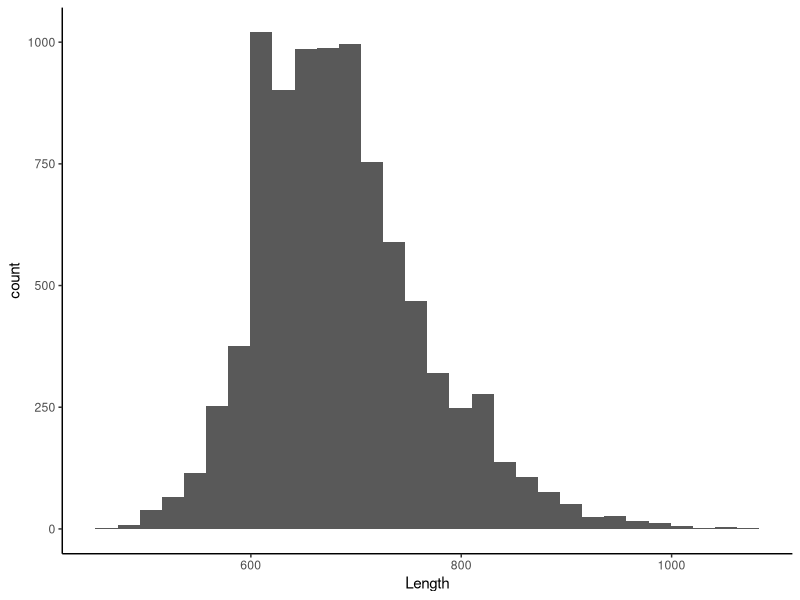
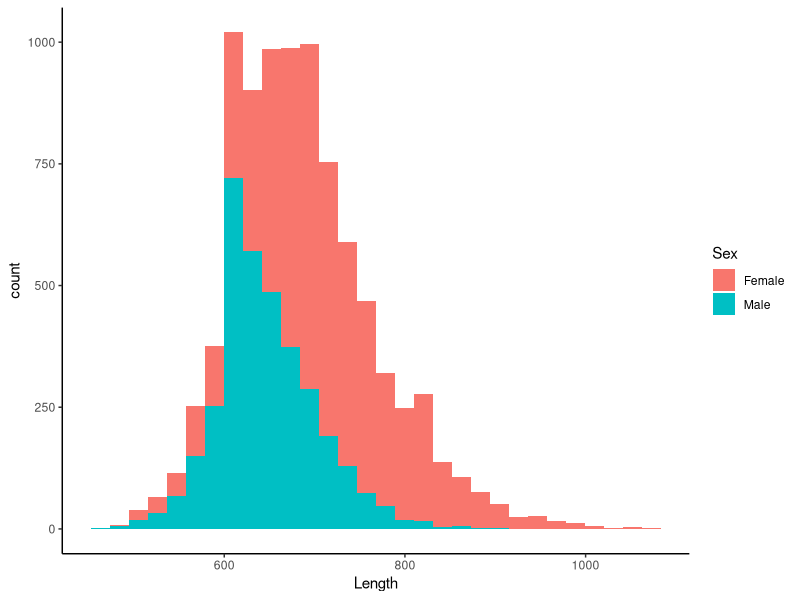
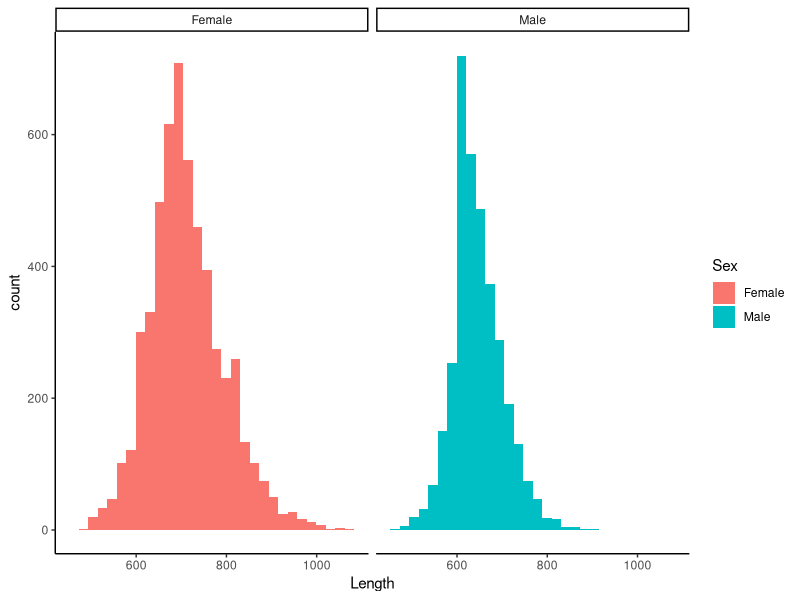
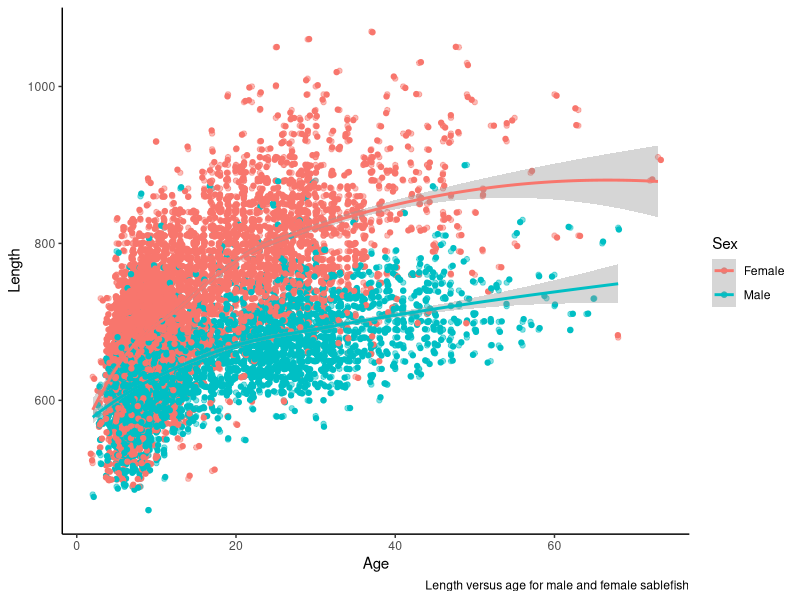
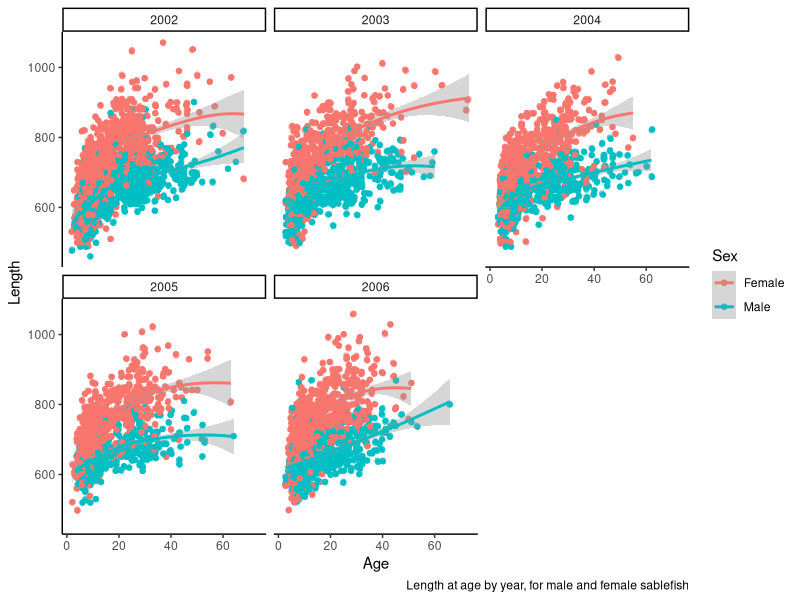
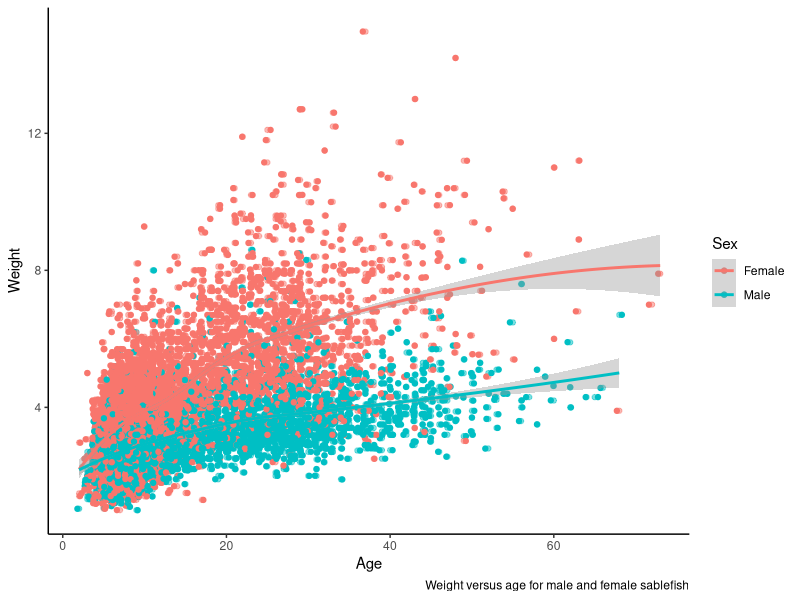
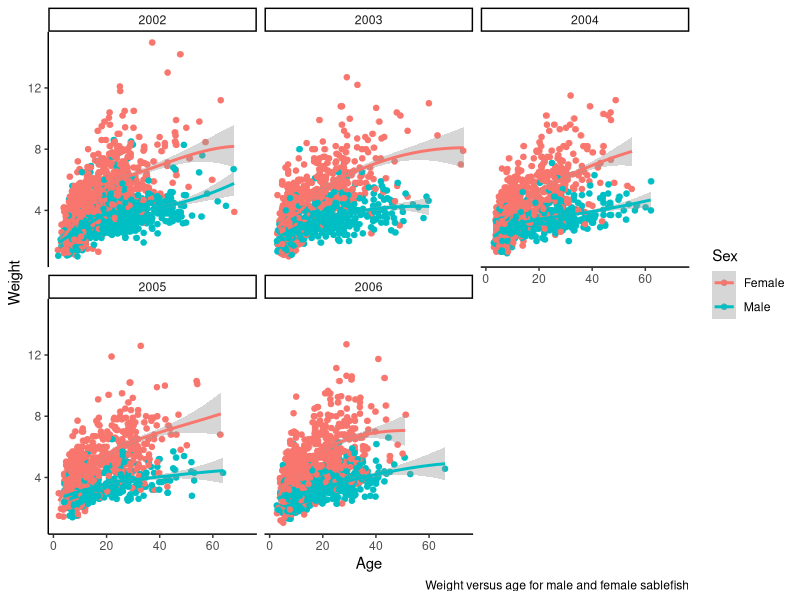
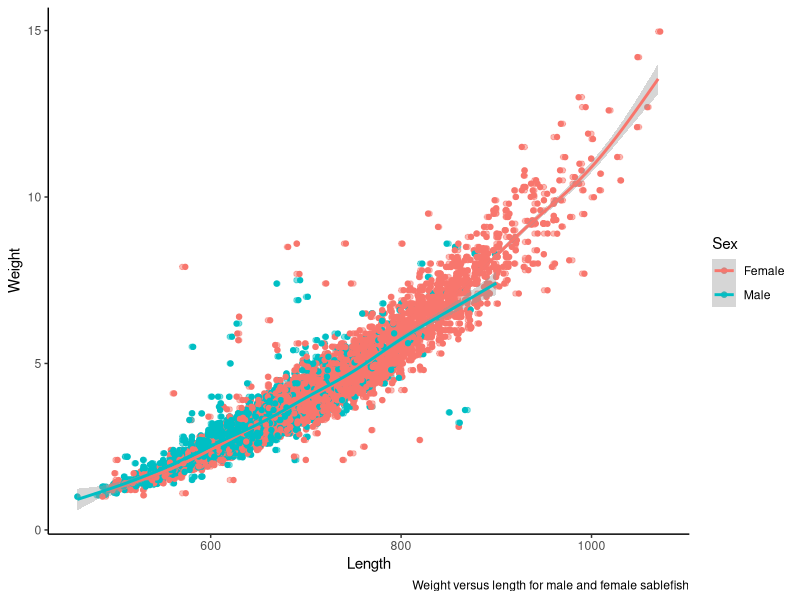

These figures' R source, in order: (Note: this script raises an error after producing the figures.)
## ---- chunk 1
knitr::opts_chunk$set(echo = TRUE)
library(tidyverse)
library(here)
theme_set(theme_classic())
## ---- chunk 2
############ Prob. 1: Data import 
sable <- read.csv("data/sablefish.csv", as.is=F)
# head(sable)	      # Look at first few rows
# hist(sable$Age)   # Age composition
# table(sable$Age)  # Same in table format
# summary(sable)    # Basic summary of each variable
# is.factor(sable$Sex)
## ---- chunk 3
# SABLEFISH histogram overall:
ggplot() +
  geom_histogram(data = sable, aes( x=Length))

                 
#sablefish histogram by sex:
ggplot() +
  geom_histogram(data = sable, aes( x=Length, group = Sex, fill = Sex)) 

ggplot() +
  geom_histogram(data = sable, aes( x=Length, group = Sex, fill = Sex)) +
  facet_wrap(~Sex)
 
## ---- chunk 4
ggplot(data = sable, aes(x=Age, y = Length))+
  geom_point(aes(color = Sex), alpha = 0.5) +
  geom_jitter(aes(color = Sex)) +
  geom_smooth(aes(color=Sex), method="loess", level=0.95) +
    labs(caption = "Length versus age for male and female sablefish")
  
ggplot(data = sable, aes(x=Age, y = Length))+
  geom_point(aes(color = Sex), alpha = 0.5) +
  geom_jitter(aes(color = Sex)) +
  geom_smooth(aes(color=Sex), method="loess", level=0.95) +
  facet_wrap(~Year) +
  labs(caption = "Length at age by year, for male and female sablefish")
  
ggplot(data = sable, aes(x=Age, y = Weight))+
  geom_point(aes(color = Sex), alpha = 0.5) +
  geom_jitter(aes(color = Sex)) +
 geom_smooth(aes(color=Sex), method="loess", level=0.95) +
    labs(caption = "Weight versus age for male and female sablefish")

ggplot(data = sable, aes(x=Age, y = Weight))+
  geom_point(aes(color = Sex), alpha = 0.5) +
  geom_jitter(aes(color = Sex)) +
  geom_smooth(aes(color=Sex), method="loess", level=0.95) +
  labs(caption = "Weight versus age for male and female sablefish")  +
  facet_wrap(~Year)
  
ggplot(data = sable, aes(x=Length, y = Weight, group = Sex, color = Sex))+
  geom_point( alpha = 0.5) +
  geom_jitter(aes(color = Sex))+
  geom_smooth() +
    labs(caption = "Weight versus length for male and female sablefish")

ggplot(data = sable, aes(x=Length, y = Weight, group = Sex, color = Sex))+
  geom_point( alpha = 0.5) +
  geom_jitter(aes(color = Sex))+
  geom_smooth() +
    labs(caption = "Weight versus length for male and female sablefish among years") + 
  facet_wrap(~Year)
 
## ---- chunk 5
# LvB growth model function to compute predicted values:
LvB <- function(a, k, L.inf, a0) {
  L.inf*(1-exp(-k*(a-a0)))
}

# Try out some starting values and superimpose on scatterplot:
ST <- c(k = 0.05, L.inf = 900 , a0 = -10) 
# Make sure to pick sensible values for L.inf and a0, then add line:
plot(jitter(Length) ~ jitter(Age), data=sable, col=2)
lines(1:80, LvB(1:80, k = ST[1], L.inf = ST[2], a0 = ST[3]), lwd=3)

# Fit the model using 'nls()' with the regression equation
# 'nls' finds parameters that minimize the sum of squared
# differences between the left-hand side (observed lengths)
# and the right-hand side (predicted lengths) of the formula
fit <- nls(Length ~ LvB(Age, k, L.inf, a0), data = sable, start = ST)
summary(fit)
coef(fit)


  
## ---- chunk 6
# Visualize the overall model fit
plot(jitter(Length) ~ jitter(Age), data=sable, col=2)
cf <- coef(fit)
View(cf)

# THIS SHOULD WORK BUT  IT DOESNT! 
# Add the fitted model to the scatterplot...
plot(jitter(Length) ~ jitter(Age), data=sable, col=2)
curve(LvB(a=sable$Age, k=cf[1],L.inf = cf[2], a0=cf[3]), add=T, col=4)  # Least-squares fit

#trying  in ggplot instead... looks like it works.  
sable$prednls = predict(fit)
 
ggplot(data = sable, aes(x=Age, y = Length))+
  geom_point(alpha = 0.1 ) +
  geom_jitter( ) +
  geom_line(aes(y=prednls), color  = "pink") +
  #geom_smooth(  method="loess", level=0.95) +
  labs(caption = "Length versus age for male and female sablefish,  with NLS fitted line")
## ---- chunk 7
summary(fit)$coef[1,2] #row  1 column 2
#mean est K  0.08285995

#Growth parameter:
cat("95% of the time the growth parameter K will be between", (summary(fit)$coef[1,1] - 1.96*summary(fit)$coef[1,2]), "to",  (summary(fit)$coef[1,1] + 1.96*summary(fit)$coef[1,2]), " ")

#mean est  Linf = 769
#estimated mean length at infinity
cat("95% of the time the estiamted mean length at infinity will be between",(summary(fit)$coef[2,1] - 1.96*summary(fit)$coef[2,2]), "to",  (summary(fit)$coef[2,1] + 1.96*summary(fit)$coef[2,2]), "  ")

## ---- chunk 8
sable$r <- resid(fit) #extract residuals

ggplot(data=sable) +
  geom_histogram(aes(x = r)) +
  labs(caption  =  "plot  of overall residuals ")

ggplot(data=sable) +
  geom_boxplot(aes(y = r,group= Age, color=  Age)) +
  geom_hline(aes(yintercept=0), color= "red") +
  labs(caption  =  "plot  of residuals by Age ")

ggplot(data=sable) +
  geom_boxplot(aes(y = r,group= Sex, color=  Sex)) +
  geom_hline(aes(yintercept=0), color= "red") +
  labs(caption  =  "plot  of residuals by Sex ")

ggplot(data=sable) +
  geom_boxplot(aes(y = r,group= Year)) +
  geom_hline(aes(yintercept=0), color= "red") +
  labs(caption  =  "plot  of residuals by Year ")
## ---- chunk 9
ggplot(data=sable) +
  geom_boxplot(aes(y = r,group= Sex, color=  Sex)) +
  geom_hline(aes(yintercept=0), color= "red") +
  labs(caption  =  "plot  of residuals by Sex ")


ggplot(data=sable) +
  geom_boxplot(aes(y = r,group= Age, color=  Age)) +
  geom_hline(aes(yintercept=0), color= "red") +
  labs(caption  =  "plot  of residuals by Age ")

## ---- chunk 10
#just going to use 2002

#MALE 
male_sable<- sable %>% 
      filter(Year == 2002) %>% 
       filter(Sex == "Male")
male_fit <- nls(Length ~ LvB(Age, k, L.inf, a0), data = male_sable, start = ST)

summary(male_fit)
coef(male_fit)

#FEMALE 
 female_sable<- sable %>% 
      filter(Year == 2002) %>% 
      filter(Sex == "Female")
                         
female_fit <- nls(Length ~ LvB(Age, k, L.inf, a0), data = female_sable, start = ST)

summary(female_fit)
coef(female_fit)

## ---- chunk 11
female_sable$prednls = predict(female_fit)
ggplot(data = female_sable, aes(x=Age, y = Length))+
  geom_point(alpha = 0.1 ) +
  geom_jitter( ) +
  geom_line(aes(y=prednls), color  = "pink") +
  #geom_smooth(  method="loess", level=0.95) +
  labs(caption = "Length versus age for female sablefish, with NLS fitted line")

male_sable$prednls = predict(male_fit)
ggplot(data = male_sable, aes(x=Age, y = Length))+
  geom_point(alpha = 0.1 ) +
  geom_jitter( ) +
  geom_line(aes(y=prednls), color  = "blue") +
  #geom_smooth(  method="loess", level=0.95) +
  labs(caption = "Length versus age for male sablefish, with NLS fitted line")

